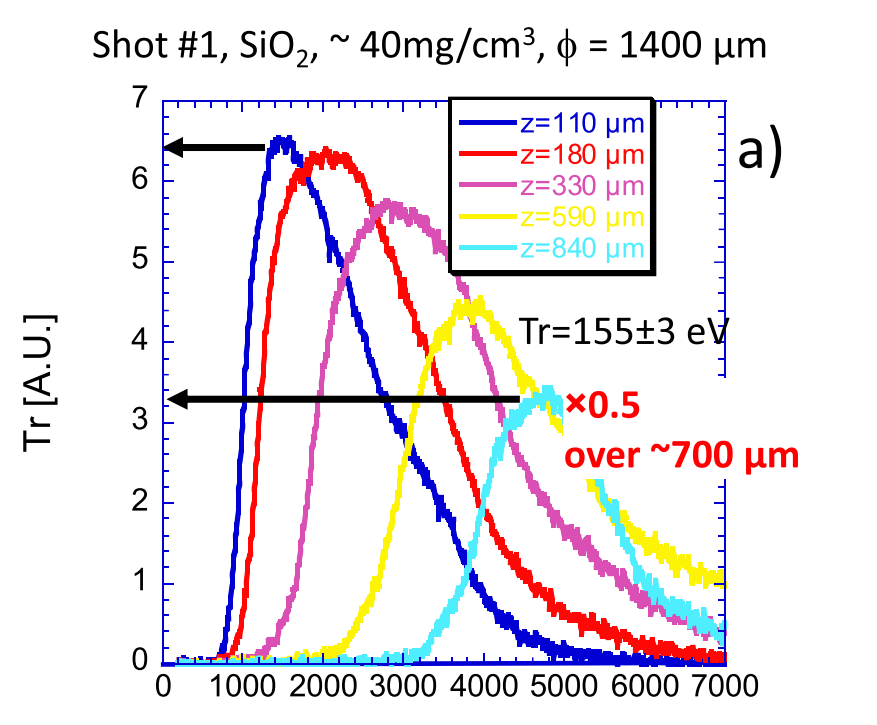
#> input picture inflection_points/image.png, 877 x 725 px
$ python 'extarcting points of a graph.py'
#> lines starting #> are read from the running program, lines starting #| are printed output that depends on the picture
from __future__ import annotations
import csv
from dataclasses import dataclass
from pathlib import Path
from typing import List, Optional

import tkinter as tk
from tkinter import simpledialog

import matplotlib.pyplot as plt
import matplotlib.image as mpimg
import numpy as np
from matplotlib.axes import Axes
from matplotlib.collections import PathCollection
from matplotlib.figure import Figure
from matplotlib.text import Text

"""
Manual graph digitizer (pixel sampling)

- Opens article1/image.png
- Left-click to add a point (records pixel coordinates)
- Right-click to undo last point
- Press 's' to save points to CSV
- Press 'c' to calibrate to axis values (then save data-values)
- Press 'q' or ESC to quit

Output CSV columns:
- If calibrated: index, x, y
- Otherwise: index, x_px, y_px
"""


@dataclass
class Point:
    x_px: float
    y_px: float


@dataclass
class LinearMap:
    a: float
    b: float

    def apply(self, px: float) -> float:
        return self.a * px + self.b

    # [7 lines left out: function from_two_points, not called in this run]


class ClickSampler:
    def __init__(self, image_path: Path):
        self.image_path = image_path
        self.points: List[Point] = []
        self._scat: Optional[PathCollection] = None
        self._fig: Optional[Figure] = None
        self._ax: Optional[Axes] = None
        self._status_text: Optional[Text] = None
        self._x_map: Optional[LinearMap] = None
        self._y_map: Optional[LinearMap] = None
        self._calibration_clicks: List[Point] = []
        self._is_calibrating: bool = False

    def run(self) -> None:
        if not self.image_path.exists():
            raise FileNotFoundError(f"Image not found: {self.image_path}")

        img = mpimg.imread(self.image_path)
#> img is the input picture: shape (725, 877, 3) float32; mean R, G, B 0.932, 0.91, 0.926

        fig, ax = plt.subplots()
        self._fig = fig
        self._ax = ax

        ax.set_title(
            "Left-click: add | Right-click: undo | 'c': calibrate | 's': save | 'q'/ESC: quit"
        )
        ax.imshow(img)
        ax.set_axis_off()

        # Scatter for points + status line
        self._scat = ax.scatter([], [], s=25)
        self._status_text = ax.text(
            0.01,
            0.99,
            "",
            transform=ax.transAxes,
            va="top",
            ha="left",
            fontsize=10,
            bbox=dict(facecolor="white", alpha=0.7, edgecolor="none"),
        )
        self._update_plot()

        fig.canvas.mpl_connect("button_press_event", self._on_click)
        fig.canvas.mpl_connect("key_press_event", self._on_key)

        plt.show()
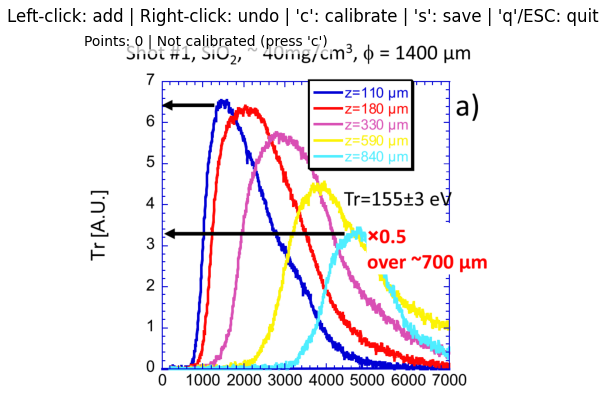
#> figure drawn by matplotlib, 1 panel

    # [53 lines left out: functions _on_click, _on_key, not called in this run]

    def _update_plot(self, saved_to: Optional[Path] = None) -> None:
        if self._scat is None or self._status_text is None:
            return

        xs = [p.x_px for p in self.points]
        ys = [p.y_px for p in self.points]
        if self.points:
            offsets = np.column_stack([xs, ys])
        else:
            offsets = np.empty((0, 2))
        self._scat.set_offsets(offsets)

        msg = f"Points: {len(self.points)}"
        if self._is_calibrating:
            msg += f" | Calibrating: click {len(self._calibration_clicks) + 1}/4"
        else:
            msg += " | Calibrated" if self.is_calibrated else " | Not calibrated (press 'c')"

        if self.points:
            last = self.points[-1]
            if self.is_calibrated:
                x, y = self.px_to_data(last)
                msg += f" | Last: (x={x:.6g}, y={y:.6g})"
            else:
                msg += f" | Last px: ({last.x_px:.1f}, {last.y_px:.1f})"
        if saved_to is not None:
            msg += f" | Saved: {saved_to.name}"
        self._status_text.set_text(msg)

        if self._fig is not None:
            self._fig.canvas.draw_idle()

    # [12 lines left out: function save_csv, not called in this run]

    @property
    def is_calibrated(self) -> bool:
        return self._x_map is not None and self._y_map is not None

    # [61 lines left out: functions px_to_data, _start_calibration, _prompt_float, _finish_calibration, not called in this run]


def main() -> None:
    # This script is located at: article1/extarcting points of a graph.py
    # Image is at: article1/image.png
    script_dir = Path(__file__).resolve().parent
    image_path = script_dir / "inflection_points/image.png"

    sampler = ClickSampler(image_path=image_path)
    sampler.run()


if __name__ == "__main__":
    main()

$ run again, with image_proccesing/image.png copied over inflection_points/image.png
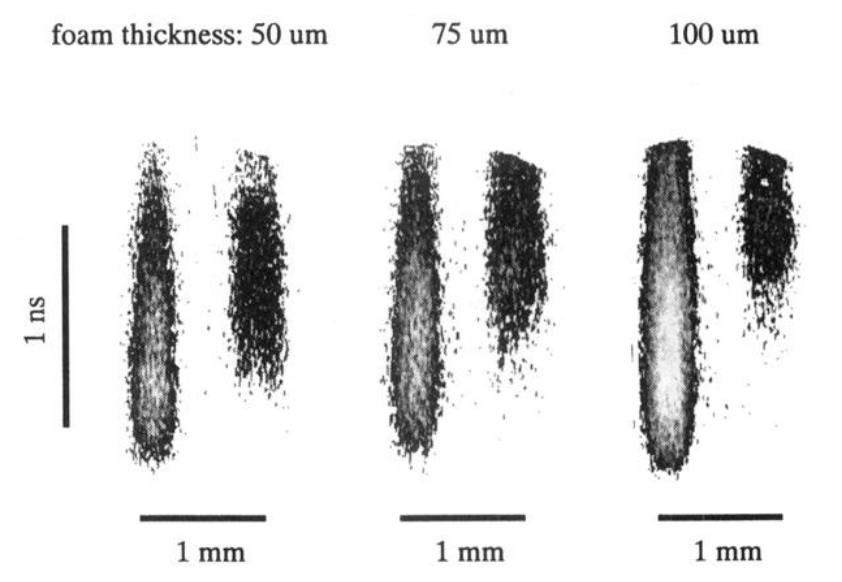
#> input picture image_proccesing/image.png, 842 x 582 px
#> in run, img is the input picture: shape (582, 842, 3) float32; min 0.0118, max 1, mean 0.886
#> in run, `plt.show()`:
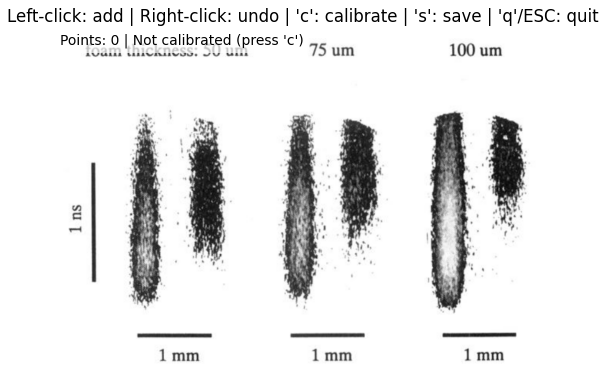
#> figure drawn by matplotlib, 1 panel

$ run again, with inflection_points/110.png copied over inflection_points/image.png
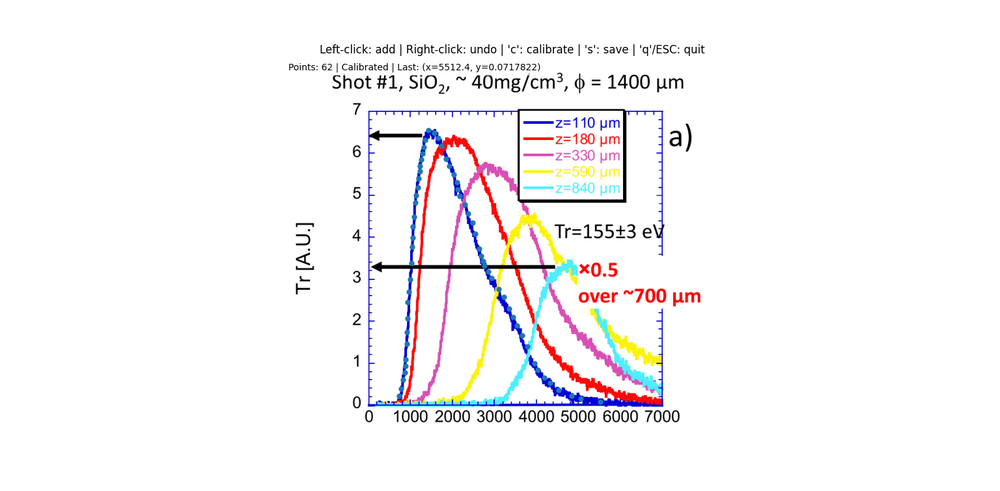
#> input picture inflection_points/110.png, 1000 x 491 px, shrunk from 1536 x 754 before the run
#> in run, img is the input picture: shape (491, 1000, 4) float32; mean R, G, B, A 0.972, 0.965, 0.97, 1
#> in run, `plt.show()`:
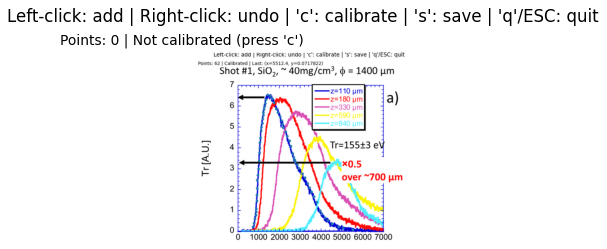
#> figure drawn by matplotlib, 1 panel
